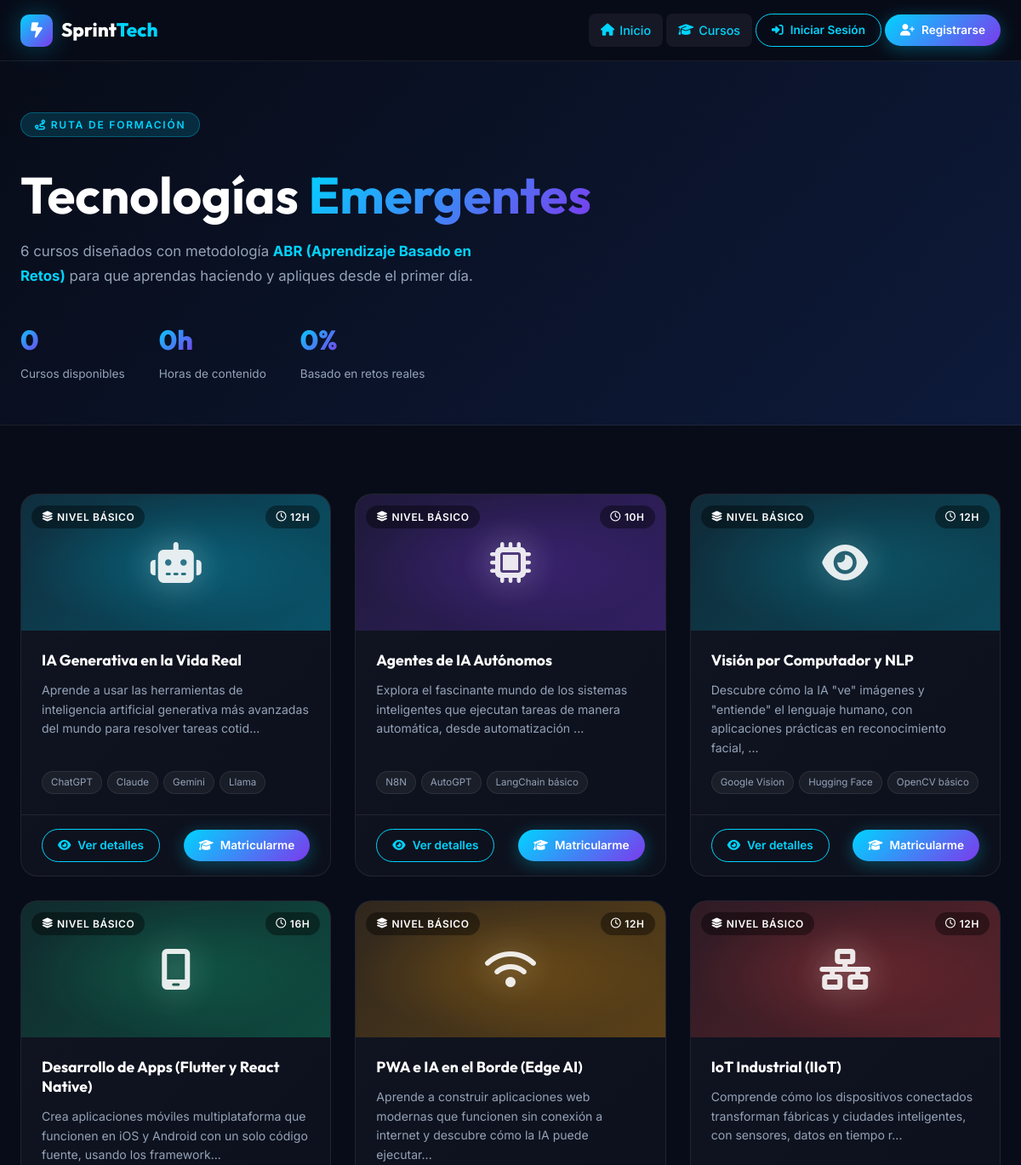
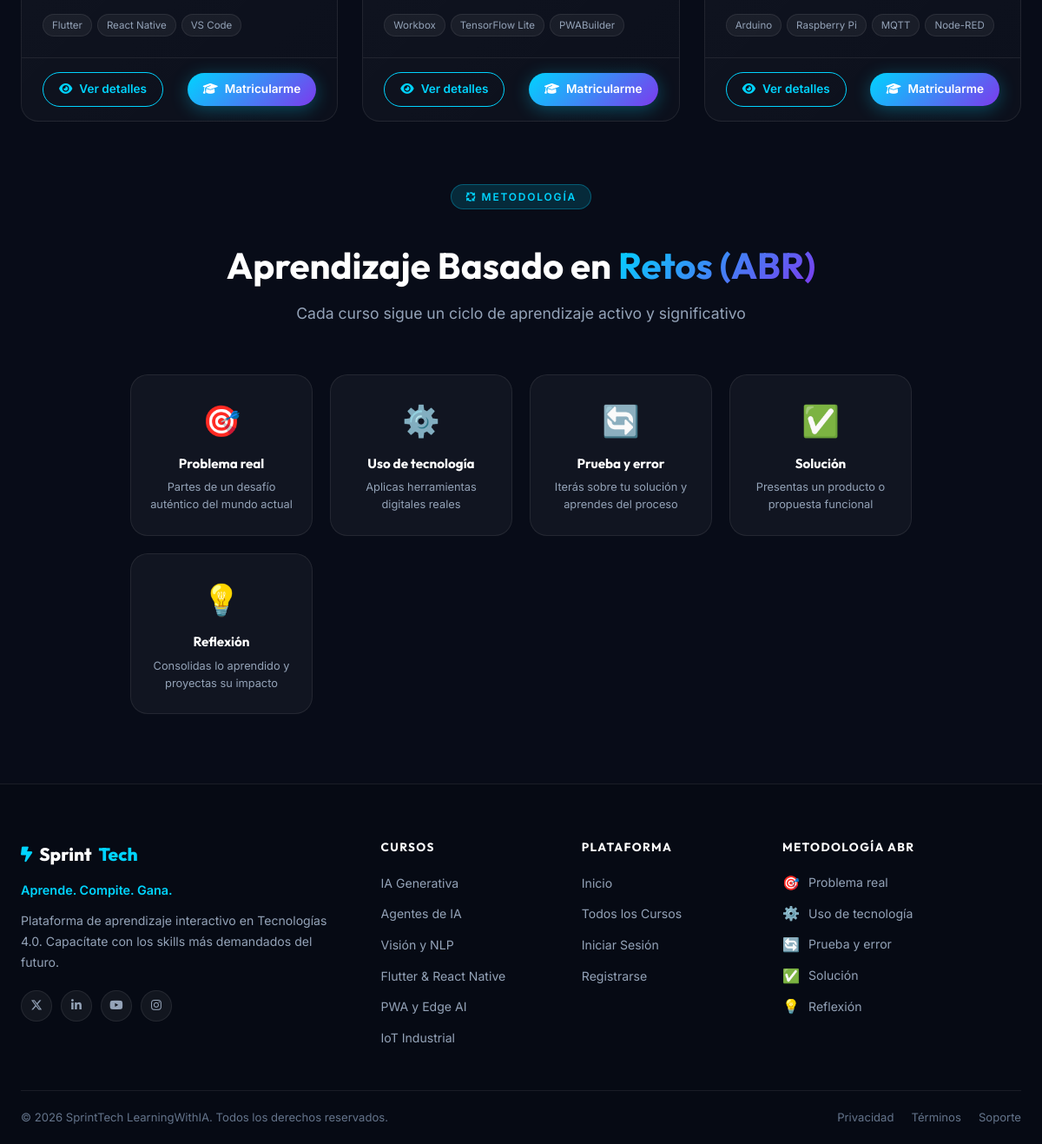
Screenshot of /courses/index.php with the database file from the repository (2 pictures, top to bottom).
### tables this page shows
CREATE TABLE IF NOT EXISTS courses (
  id              INT AUTO_INCREMENT PRIMARY KEY,
  nombre          VARCHAR(200) NOT NULL,
  descripcion     TEXT,
  objetivo        TEXT,
  duracion_horas  INT NOT NULL,
  nivel           VARCHAR(50) DEFAULT 'Básico',
  herramientas    VARCHAR(255),
  color_accent    VARCHAR(20) DEFAULT '#00d4ff',
  icono           VARCHAR(50) DEFAULT 'fa-brain',
  orden           INT DEFAULT 0,
  activo          TINYINT(1) DEFAULT 1
);

### config/session.php (called while the page is built, shortened)
<?php
function isLoggedIn(): bool {
    return isset($_SESSION['user_id']) && !empty($_SESSION['user_id']);
}
function baseUrl(string $path = ''): string {
    $script = $_SERVER['SCRIPT_NAME'] ?? '';
    $root = '';
    $protocol = (!empty($_SERVER['HTTPS']) && $_SERVER['HTTPS'] !== 'off') ? 'https' : 'http';
    $host     = $_SERVER['HTTP_HOST'] ?? 'localhost';
    return $protocol . '://' . $host . $root . '/' . ltrim($path, '/');
}

### courses/index.php (the view, shortened to what this page needs)
<?php
require_once __DIR__ . '/../config/session.php';
$db       = getDB();
$courses = $db->query('SELECT * FROM courses WHERE activo = 1 ORDER BY orden')->fetchAll();
$enrolledIds = [];
require_once __DIR__ . '/../includes/header.php';
?>
<section class="courses-hero" style="background: linear-gradient(135deg, #080c18 0%, #0d1a3a 100%); padding: 60px 0 48px; border-bottom: 1px solid var(--clr-border);">
  <div class="container">
    <div class="fade-in">
      <span class="section-label">
        <i class="fa-solid fa-route"></i> Ruta de Formación
      </span>
      <h1 style="margin-top:16px; margin-bottom:16px;">
        Tecnologías <span class="text-gradient">Emergentes</span>
      </h1>
      <p style="color: var(--clr-text-muted); font-size: 1.05rem; max-width: 580px; line-height: 1.7;">
        6 cursos diseñados con metodología <strong style="color:var(--clr-cyan)">ABR (Aprendizaje Basado en Retos)</strong> para que aprendas haciendo y apliques desde el primer día.
      </p>
    </div>
    <div style="display:flex; gap:40px; margin-top:36px; flex-wrap:wrap;">
      <div class="stat-item fade-in fade-in-delay-1">
        <div class="stat-value"><span data-target="6" data-suffix="">0</span></div>
        <div class="stat-label">Cursos disponibles</div>
      </div>
      <div class="stat-item fade-in fade-in-delay-2">
        <div class="stat-value"><span data-target="74" data-suffix="h">0h</span></div>
        <div class="stat-label">Horas de contenido</div>
      </div>
      <div class="stat-item fade-in fade-in-delay-3">
        <div class="stat-value"><span data-target="100" data-suffix="%">0%</span></div>
        <div class="stat-label">Basado en retos reales</div>
      </div>
    </div>
  </div>
</section>
<section class="section">
  <div class="container">
    <div class="courses-grid">
      <?php foreach ($courses as $i => $course):
        $isEnrolled = in_array($course['id'], $enrolledIds);
        $delay = $i % 3;
      ?>
      <article class="course-card fade-in fade-in-delay-<?= $delay ?>"
               style="--card-accent: <?= htmlspecialchars($course['color_accent']) ?>;"
               id="course-card-<?= $course['id'] ?>">
        <div class="course-card-banner" style="background: linear-gradient(135deg, <?= htmlspecialchars($course['color_accent']) ?>22, <?= htmlspecialchars($course['color_accent']) ?>55);">
          <div style="position:absolute;inset:0;background:radial-gradient(ellipse at center, <?= htmlspecialchars($course['color_accent']) ?>33 0%, transparent 70%);"></div>
          <i class="fa-solid <?= htmlspecialchars($course['icono']) ?> course-card-icon"></i>
          <div style="position:absolute;top:12px;left:12px;">
            <span class="badge" style="background:rgba(0,0,0,0.4);color:white;border-color:rgba(255,255,255,0.2);">
              <i class="fa-solid fa-layer-group"></i> Nivel <?= htmlspecialchars($course['nivel']) ?>
            </span>
          </div>
          <div style="position:absolute;top:12px;right:12px;">
            <span class="badge" style="background:rgba(0,0,0,0.4);color:white;border-color:rgba(255,255,255,0.2);">
              <i class="fa-regular fa-clock"></i> <?= (int)$course['duracion_horas'] ?>h
            </span>
          </div>
        </div>
        <div class="course-card-body">
          <h3 style="font-size:1.1rem; color:var(--clr-white); line-height:1.3;">
            <?= htmlspecialchars($course['nombre']) ?>
          </h3>
          <p style="font-size:0.88rem; color:var(--clr-text-muted); line-height:1.6; flex:1;">
            <?= htmlspecialchars(mb_substr($course['descripcion'], 0, 120)) ?>...
          </p>
          <?php if (!empty($course['herramientas'])): ?>
          <div style="display:flex; gap:6px; flex-wrap:wrap; margin-top:4px;">
            <?php foreach (explode(',', $course['herramientas']) as $tool): ?>
              <span style="font-size:0.72rem; padding:3px 10px; background:rgba(255,255,255,0.05); border:1px solid var(--clr-border); border-radius:100px; color:var(--clr-text-muted);">
                <?= trim(htmlspecialchars($tool)) ?>
              </span>
            <?php endforeach; ?>
          </div>
          <?php endif; ?>
        </div>
        <div class="course-card-footer">
          <a href="<?= baseUrl('/courses/detail.php?id=' . $course['id']) ?>"
             class="btn btn-outline btn-sm"
             id="btn-detail-<?= $course['id'] ?>">
            <i class="fa-solid fa-eye"></i> Ver detalles
          </a>
          <?php if ($isEnrolled): ?>
            <a href="<?= baseUrl('/user/my_courses.php') ?>" class="btn btn-success btn-sm">
              <i class="fa-solid fa-book-open"></i> Ir al curso
            </a>
          <?php else: ?>
            <a href="<?= baseUrl('/auth/login.php?redirect=' . urlencode(baseUrl('/courses/detail.php?id=' . $course['id']))) ?>"
               class="btn btn-primary btn-sm">
              <i class="fa-solid fa-graduation-cap"></i> Matricularme
            </a>
          <?php endif; ?>
        </div>
      </article>
      <?php endforeach; ?>
    </div>
    <div class="fade-in" style="margin-top:72px;">
      <div class="section-header">
        <span class="section-label"><i class="fa-solid fa-arrows-spin"></i> Metodología</span>
        <h2 class="section-title mt-24">Aprendizaje Basado en <span class="text-gradient">Retos (ABR)</span></h2>
        <p class="section-subtitle">Cada curso sigue un ciclo de aprendizaje activo y significativo</p>
      </div>
      <div style="display:grid; grid-template-columns:repeat(auto-fit, minmax(180px, 1fr)); gap:20px; max-width:900px; margin:0 auto;">
        <?php
        $abrSteps = [
          ['🎯', 'Problema real',       'Partes de un desafío auténtico del mundo actual'],
          ['⚙️',  'Uso de tecnología',  'Aplicas herramientas digitales reales'],
          ['🔄', 'Prueba y error',       'Iterás sobre tu solución y aprendes del proceso'],
          ['✅', 'Solución',             'Presentas un producto o propuesta funcional'],
          ['💡', 'Reflexión',            'Consolidas lo aprendido y proyectas su impacto'],
        ];
        foreach ($abrSteps as $idx => $step): ?>
        <div class="feature-card fade-in fade-in-delay-<?= $idx % 3 ?>" style="text-align:center; padding:24px 20px;">
          <div style="font-size:2.2rem; margin-bottom:12px;"><?= $step[0] ?></div>
          <h4 style="font-size:0.95rem; margin-bottom:8px;"><?= $step[1] ?></h4>
          <p style="font-size:0.8rem; color:var(--clr-text-muted);"><?= $step[2] ?></p>
        </div>
        <?php endforeach; ?>
      </div>
    </div>
  </div>
</section>
<?php require_once __DIR__ . '/../includes/footer.php'; ?>

### includes/header.php (shortened to what this page needs)
<?php
require_once __DIR__ . '/../config/session.php';
$loggedIn    = isLoggedIn();
$currentPage = basename($_SERVER['PHP_SELF'], '.php');
$basePath    = baseUrl();
?>
<!DOCTYPE html>
<html lang="es">
<head>
  <link rel="stylesheet" href="https://cdnjs.cloudflare.com/ajax/libs/font-awesome/6.5.0/css/all.min.css">
  <link rel="stylesheet" href="<?= $basePath ?>/assets/css/main.css">
</head>
<body>
<nav class="navbar" id="navbar">
  <div class="nav-container">
    <a href="<?= $basePath ?>/" class="nav-logo">
      <span class="logo-icon"><i class="fa-solid fa-bolt-lightning"></i></span>
      <span class="logo-text">Sprint<span class="logo-accent">Tech</span></span>
    </a>
    <ul class="nav-menu" id="navMenu">
      <li class="nav-item">
        <a href="<?= $basePath ?>/" class="nav-link <?= ($currentPage === 'index') ? 'active' : '' ?>">
          <i class="fa-solid fa-house"></i> Inicio
        </a>
      </li>
      <li class="nav-item">
        <a href="<?= $basePath ?>/courses/index.php" class="nav-link <?= ($currentPage === 'index' && strpos($_SERVER['PHP_SELF'], 'courses') !== false) ? 'active' : '' ?>">
          <i class="fa-solid fa-graduation-cap"></i> Cursos
        </a>
      </li>
      <?php if ($loggedIn): ?>
        <li class="nav-item">
          <a href="<?= $basePath ?>/user/my_courses.php" class="nav-link <?= ($currentPage === 'my_courses') ? 'active' : '' ?>">
            <i class="fa-solid fa-book-open"></i> Mis Cursos
          </a>
        </li>
        <li class="nav-item">
          <a href="<?= $basePath ?>/user/certifications.php" class="nav-link <?= ($currentPage === 'certifications') ? 'active' : '' ?>">
            <i class="fa-solid fa-certificate"></i> Mis Certificaciones
          </a>
        </li>
        <li class="nav-item nav-user-menu">
          <button class="nav-user-btn" id="userMenuBtn" aria-expanded="false">
            <span class="user-avatar"><?= strtoupper(substr(currentUser('nombre') ?? 'U', 0, 1)) ?></span>
            <span class="user-name"><?= htmlspecialchars(currentUser('nombre') ?? '') ?></span>
            <i class="fa-solid fa-chevron-down"></i>
          </button>
          <div class="user-dropdown" id="userDropdown">
            <div class="dropdown-header">
              <span><?= htmlspecialchars((currentUser('nombre') ?? '') . ' ' . (currentUser('apellido') ?? '')) ?></span>
              <small><?= htmlspecialchars(currentUser('email') ?? '') ?></small>
            </div>
            <a href="<?= $basePath ?>/auth/logout.php" class="dropdown-item dropdown-item--danger">
              <i class="fa-solid fa-right-from-bracket"></i> Cerrar Sesión
            </a>
          </div>
        </li>
      <?php else: ?>
        <li class="nav-item">
          <a href="<?= $basePath ?>/auth/login.php" class="btn btn-outline btn-sm">
            <i class="fa-solid fa-right-to-bracket"></i> Iniciar Sesión
          </a>
        </li>
        <li class="nav-item">
          <a href="<?= $basePath ?>/auth/register.php" class="btn btn-primary btn-sm">
            <i class="fa-solid fa-user-plus"></i> Registrarse
          </a>
        </li>
      <?php endif; ?>
    </ul>
  </div>
</nav>
<main class="main-content">

### includes/footer.php (shortened to what this page needs)
<?php
require_once __DIR__ . '/../config/session.php';
$basePath = baseUrl();
?>
</main>
<footer class="footer">
  <div class="footer-container">
    <div class="footer-grid">
      <div class="footer-brand">
        <a href="<?= $basePath ?>/" class="footer-logo">
          <i class="fa-solid fa-bolt-lightning"></i>
          Sprint<span>Tech</span>
        </a>
        <p class="footer-tagline">Aprende. Compite. Gana.</p>
        <p class="footer-desc">Plataforma de aprendizaje interactivo en Tecnologías 4.0. Capacítate con los skills más demandados del futuro.</p>
        <div class="footer-social">
          <a href="#" aria-label="Twitter" class="social-link"><i class="fa-brands fa-x-twitter"></i></a>
          <a href="#" aria-label="LinkedIn" class="social-link"><i class="fa-brands fa-linkedin-in"></i></a>
          <a href="#" aria-label="YouTube" class="social-link"><i class="fa-brands fa-youtube"></i></a>
          <a href="#" aria-label="Instagram" class="social-link"><i class="fa-brands fa-instagram"></i></a>
        </div>
      </div>
      <div class="footer-col">
        <h4 class="footer-heading">Cursos</h4>
        <ul class="footer-links">
          <li><a href="<?= $basePath ?>/courses/detail.php?id=1">IA Generativa</a></li>
          <li><a href="<?= $basePath ?>/courses/detail.php?id=2">Agentes de IA</a></li>
          <li><a href="<?= $basePath ?>/courses/detail.php?id=3">Visión y NLP</a></li>
          <li><a href="<?= $basePath ?>/courses/detail.php?id=4">Flutter & React Native</a></li>
          <li><a href="<?= $basePath ?>/courses/detail.php?id=5">PWA y Edge AI</a></li>
          <li><a href="<?= $basePath ?>/courses/detail.php?id=6">IoT Industrial</a></li>
        </ul>
      </div>
      <div class="footer-col">
        <h4 class="footer-heading">Plataforma</h4>
        <ul class="footer-links">
          <li><a href="<?= $basePath ?>/">Inicio</a></li>
          <li><a href="<?= $basePath ?>/courses/index.php">Todos los Cursos</a></li>
          <?php if (isLoggedIn()): ?>
            <li><a href="<?= $basePath ?>/user/my_courses.php">Mis Cursos</a></li>
            <li><a href="<?= $basePath ?>/user/certifications.php">Mis Certificaciones</a></li>
          <?php else: ?>
            <li><a href="<?= $basePath ?>/auth/login.php">Iniciar Sesión</a></li>
            <li><a href="<?= $basePath ?>/auth/register.php">Registrarse</a></li>
          <?php endif; ?>
        </ul>
      </div>
      <div class="footer-col">
        <h4 class="footer-heading">Metodología ABR</h4>
        <div class="footer-abr">
          <div class="abr-step"><span class="abr-icon">🎯</span> Problema real</div>
          <div class="abr-step"><span class="abr-icon">⚙️</span> Uso de tecnología</div>
          <div class="abr-step"><span class="abr-icon">🔄</span> Prueba y error</div>
          <div class="abr-step"><span class="abr-icon">✅</span> Solución</div>
          <div class="abr-step"><span class="abr-icon">💡</span> Reflexión</div>
        </div>
      </div>
    </div>
    <div class="footer-bottom">
      <p>&copy; <?= date('Y') ?> SprintTech LearningWithIA. Todos los derechos reservados.</p>
      <div class="footer-bottom-links">
        <a href="#">Privacidad</a>
        <a href="#">Términos</a>
        <a href="#">Soporte</a>
      </div>
    </div>
  </div>
</footer>
</body>
</html>

### rows the page displays
courses: nivel "BÁSICO", duracion_horas "12", nombre "IA Generativa en la Vida Real", descripcion "Aprende a usar las herramientas de inteligencia artificial generativa más avanzadas del mundo para resolver tareas cotid", herramientas "ChatGPT", herramientas "Claude", herramientas "Gemini", herramientas "Llama"
courses: nivel "BÁSICO", duracion_horas "10", nombre "Agentes de IA Autónomos", descripcion "Explora el fascinante mundo de los sistemas inteligentes que ejecutan tareas de manera automática, desde automatización", herramientas "N8N", herramientas "AutoGPT", herramientas "LangChain básico"
courses: nivel "BÁSICO", duracion_horas "12", nombre "Visión por Computador y NLP", descripcion "Descubre cómo la IA \"ve\" imágenes y \"entiende\" el lenguaje humano, con aplicaciones prácticas en reconocimiento facial,", herramientas "Google Vision", herramientas "Hugging Face", herramientas "OpenCV básico"
courses: nivel "BÁSICO", duracion_horas "16", nombre "Desarrollo de Apps (Flutter y React Native)", descripcion "Crea aplicaciones móviles multiplataforma que funcionen en iOS y Android con un solo código fuente, usando los framework", herramientas "Flutter", herramientas "React Native", herramientas "VS Code"
courses: nivel "BÁSICO", duracion_horas "12", nombre "PWA e IA en el Borde (Edge AI)", descripcion "Aprende a construir aplicaciones web modernas que funcionen sin conexión a internet y descubre cómo la IA puede ejecutar", herramientas "Workbox", herramientas "TensorFlow Lite", herramientas "PWABuilder"
courses: nivel "BÁSICO", duracion_horas "12", nombre "IoT Industrial (IIoT)", descripcion "Comprende cómo los dispositivos conectados transforman fábricas y ciudades inteligentes, con sensores, datos en tiempo r", herramientas "Arduino", herramientas "Raspberry Pi", herramientas "MQTT", herramientas "Node-RED"

### other values shown
$step[0] "🎯"
$step[1] "Problema real"
$step[2] "Partes de un desafío auténtico del mundo actual"
$step[0] "⚙️"
$step[1] "Uso de tecnología"
$step[2] "Aplicas herramientas digitales reales"
$step[0] "🔄"
$step[1] "Prueba y error"
$step[2] "Iterás sobre tu solución y aprendes del proceso"
$step[0] "✅"
$step[1] "Solución"
$step[2] "Presentas un producto o propuesta funcional"
$step[0] "💡"
$step[1] "Reflexión"
$step[2] "Consolidas lo aprendido y proyectas su impacto"
